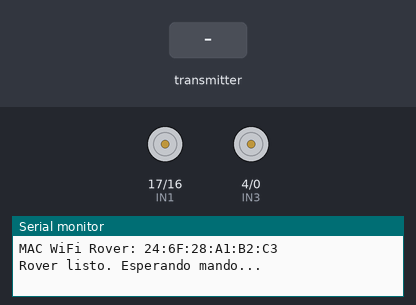
A sketch run on a simulated ESP32. Parts: motor-driver pin pairs drawn as motors (green arrow = first pin HIGH = forward, orange = second pin HIGH = backward, longer = more drive, scaled by the enable pin), the last lines printed to the serial monitor. Inputs (shaded band) come from the test bench.

Above: at 1.2 s.
1.3 s: the transmitter starts sending ejeX = 1024
At 1.47 s:
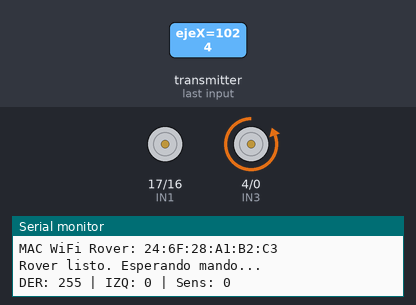
4.3 s: the transmitter starts sending ejeY = 1024
At 4.47 s:
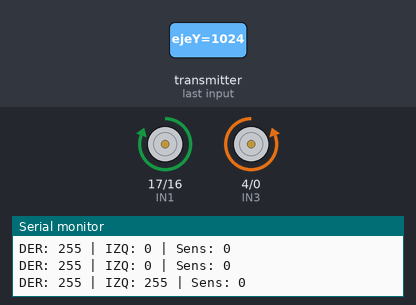
7.3 s: the transmitter starts sending ejeX = 0
At 7.47 s:
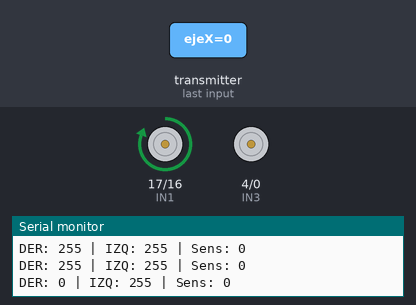
10.3 s: the transmitter starts sending ejeX = 2048
At 10.47 s:
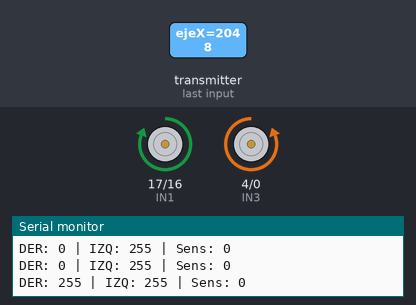
13.3 s: the transmitter starts sending ejeY = 0
At 13.47 s:
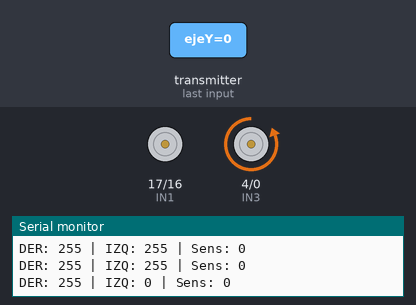
Timing chart, 0 to 17.3 s (numbered marks = the images above; inputs shaded):
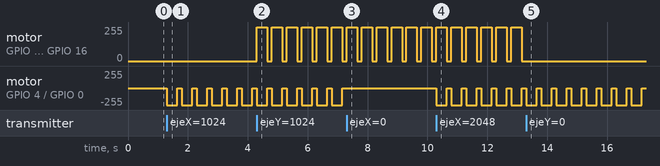

The sketch:

ESP32_Rover_V1_final.ino
```cpp
#include <WiFi.h>
#include <esp_now.h>
#include <string.h>

// ============================================================
// ROVER V1 - ESP32 RECEPTOR
// ============================================================

typedef struct {
  int16_t ejeX;
  int16_t ejeY;
  uint8_t sensibilidad;
  uint32_t secuencia;
} DatosMando;

DatosMando datos;


const int ENA = 5;
const int IN1 = 17;
const int IN2 = 16;
const int IN3 = 4;
const int IN4 = 0;
const int ENB = 2;

const bool INVERTIR_MOTOR_DERECHO = true;
const bool INVERTIR_MOTOR_IZQUIERDO = false;

volatile unsigned long ultimoPaquete = 0;
volatile bool paqueteNuevo = false;
volatile int comandoDerecha = 0;
volatile int comandoIzquierda = 0;

const unsigned long TIMEOUT_SENAL_MS = 350;

void controladorMotor(int velocidad, int pinA, int pinB, int pinPWM);
void motores(int derecha, int izquierda);
void pararMotores();


void recibirDatos(const uint8_t *mac, const uint8_t *data, int len) {
  if (len != sizeof(DatosMando)) return;

  memcpy(&datos, data, sizeof(datos));

  comandoDerecha = constrain((int)datos.ejeX, -255, 255);
  comandoIzquierda = constrain((int)datos.ejeY, -255, 255);
  ultimoPaquete = millis();
  paqueteNuevo = true;
}

void setup() {
  Serial.begin(115200);

  pinMode(ENA, OUTPUT);
  pinMode(IN1, OUTPUT);
  pinMode(IN2, OUTPUT);
  pinMode(IN3, OUTPUT);
  pinMode(IN4, OUTPUT);
  pinMode(ENB, OUTPUT);

  pararMotores();

  WiFi.mode(WIFI_STA);
  WiFi.disconnect();

  Serial.print("MAC WiFi Rover: ");
  Serial.println(WiFi.macAddress());

  if (esp_now_init() != ESP_OK) {
    Serial.println("Error iniciando ESP-NOW");
    return;
  }

  esp_now_register_recv_cb(recibirDatos);
  Serial.println("Rover listo. Esperando mando...");
}

void loop() {
  unsigned long ahora = millis();

  if (ultimoPaquete == 0 || ahora - ultimoPaquete > TIMEOUT_SENAL_MS) {
    pararMotores();
    return;
  }

  int derecha;
  int izquierda;

  noInterrupts();
  derecha = comandoDerecha;
  izquierda = comandoIzquierda;
  paqueteNuevo = false;
  interrupts();

  motores(derecha, izquierda);

  static unsigned long ultimoDebug = 0;
  if (ahora - ultimoDebug >= 250) {
    ultimoDebug = ahora;
    Serial.print("DER: ");
    Serial.print(derecha);
    Serial.print(" | IZQ: ");
    Serial.print(izquierda);
    Serial.print(" | Sens: ");
    Serial.println(datos.sensibilidad);
  }
}

void controladorMotor(int velocidad, int pinA, int pinB, int pinPWM) {
  velocidad = constrain(velocidad, -255, 255);

  if (velocidad > 0) {
    digitalWrite(pinA, HIGH);
    digitalWrite(pinB, LOW);
  } else if (velocidad < 0) {
    digitalWrite(pinA, LOW);
    digitalWrite(pinB, HIGH);
  } else {
    digitalWrite(pinA, LOW);
    digitalWrite(pinB, LOW);
  }

  analogWrite(pinPWM, abs(velocidad));
}

void motores(int derecha, int izquierda) {
  if (INVERTIR_MOTOR_DERECHO) derecha = -derecha;
  if (INVERTIR_MOTOR_IZQUIERDO) izquierda = -izquierda;

  controladorMotor(derecha, IN3, IN4, ENB);
  controladorMotor(izquierda, IN1, IN2, ENA);
}

void pararMotores() {
  controladorMotor(0, IN3, IN4, ENB);
  controladorMotor(0, IN1, IN2, ENA);
}
```

Measured:
- after the input at 1.3 s, motor on GPIO 4 (IN3) / GPIO 0 (IN4): alternates backward 255/255 for 0.35 s and stopped for 0.15 s, starting at once
- after the input at 4.3 s, motor on GPIO 17 (IN1) / GPIO 16 (IN2): alternates forward 255/255 for 0.35 s and stopped for 0.15 s, starting at once
- after the input at 7.3 s, motor on GPIO 4 (IN3) / GPIO 0 (IN4): stops changing and stays stopped
- after the input at 10.3 s, motor on GPIO 4 (IN3) / GPIO 0 (IN4): alternates backward 255/255 for 0.35 s and stopped for 0.15 s, starting at once
- after the input at 13.3 s, motor on GPIO 17 (IN1) / GPIO 16 (IN2): stops changing and stays stopped
